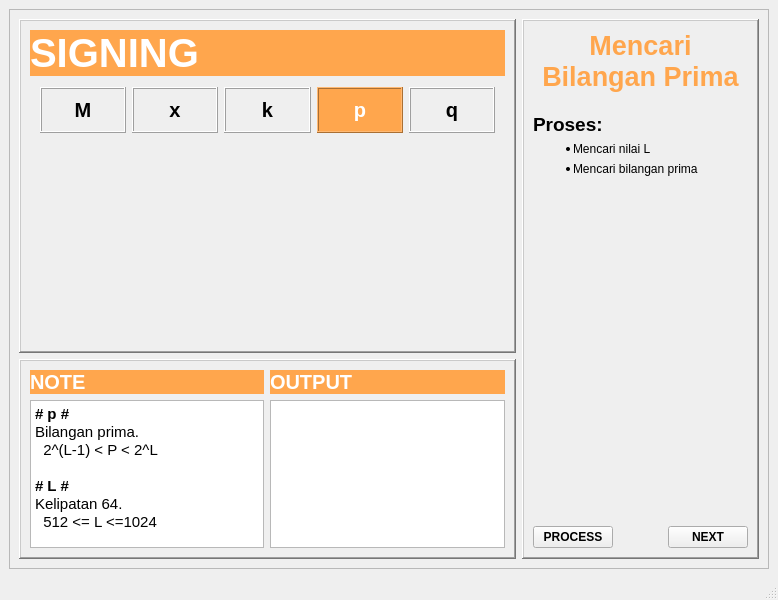
<?xml version="1.0" encoding="UTF-8"?>
<ui version="4.0">
 <class>MainWindow</class>
 <widget class="QMainWindow" name="MainWindow">
  <property name="geometry">
   <rect>
    <x>0</x>
    <y>0</y>
    <width>778</width>
    <height>600</height>
   </rect>
  </property>
  <property name="windowTitle">
   <string>Digital Signature</string>
  </property>
  <widget class="QWidget" name="centralwidget">
   <layout class="QGridLayout" name="gridLayout">
    <item row="0" column="0">
     <widget class="QFrame" name="frame">
      <property name="frameShape">
       <enum>QFrame::StyledPanel</enum>
      </property>
      <property name="frameShadow">
       <enum>QFrame::Raised</enum>
      </property>
      <layout class="QGridLayout" name="gridLayout_5">
       <item row="0" column="0">
        <layout class="QHBoxLayout" name="horizontalLayout_3">
         <item>
          <layout class="QVBoxLayout" name="verticalLayout_6">
           <item>
            <widget class="QFrame" name="frame_signing">
             <property name="frameShape">
              <enum>QFrame::WinPanel</enum>
             </property>
             <property name="frameShadow">
              <enum>QFrame::Raised</enum>
             </property>
             <layout class="QGridLayout" name="gridLayout_4">
              <item row="1" column="1">
               <layout class="QVBoxLayout" name="verticalLayout_5">
                <item>
                 <widget class="QLabel" name="signing">
                  <property name="font">
                   <font>
                    <pointsize>30</pointsize>
                    <weight>75</weight>
                    <bold>true</bold>
                   </font>
                  </property>
                  <property name="styleSheet">
                   <string notr="true">background-color: rgb(255, 166, 77);
color: rgb(255, 255, 255);</string>
                  </property>
                  <property name="text">
                   <string>SIGNING</string>
                  </property>
                  <property name="scaledContents">
                   <bool>false</bool>
                  </property>
                  <property name="margin">
                   <number>10</number>
                  </property>
                 </widget>
                </item>
                <item>
                 <layout class="QVBoxLayout" name="verticalLayout_3">
                  <property name="topMargin">
                   <number>0</number>
                  </property>
                  <item>
                   <layout class="QHBoxLayout" name="horizontalLayout_5">
                    <property name="leftMargin">
                     <number>10</number>
                    </property>
                    <property name="topMargin">
                     <number>5</number>
                    </property>
                    <property name="rightMargin">
                     <number>10</number>
                    </property>
                    <property name="bottomMargin">
                     <number>5</number>
                    </property>
                    <item>
                     <widget class="QFrame" name="frame_m">
                      <property name="styleSheet">
                       <string notr="true"/>
                      </property>
                      <property name="frameShape">
                       <enum>QFrame::Box</enum>
                      </property>
                      <property name="frameShadow">
                       <enum>QFrame::Raised</enum>
                      </property>
                      <layout class="QGridLayout" name="gridLayout_7">
                       <item row="0" column="0">
                        <widget class="QLabel" name="label_m">
                         <property name="font">
                          <font>
                           <pointsize>15</pointsize>
                           <weight>75</weight>
                           <bold>true</bold>
                          </font>
                         </property>
                         <property name="autoFillBackground">
                          <bool>false</bool>
                         </property>
                         <property name="styleSheet">
                          <string notr="true"/>
                         </property>
                         <property name="frameShape">
                          <enum>QFrame::NoFrame</enum>
                         </property>
                         <property name="text">
                          <string>M</string>
                         </property>
                         <property name="alignment">
                          <set>Qt::AlignCenter</set>
                         </property>
                         <property name="wordWrap">
                          <bool>false</bool>
                         </property>
                        </widget>
                       </item>
                      </layout>
                     </widget>
                    </item>
                    <item>
                     <widget class="QFrame" name="frame_x">
                      <property name="frameShape">
                       <enum>QFrame::Box</enum>
                      </property>
                      <property name="frameShadow">
                       <enum>QFrame::Raised</enum>
                      </property>
                      <layout class="QGridLayout" name="gridLayout_8">
                       <item row="0" column="0">
                        <widget class="QLabel" name="label_x">
                         <property name="font">
                          <font>
                           <pointsize>15</pointsize>
                           <weight>75</weight>
                           <bold>true</bold>
                          </font>
                         </property>
                         <property name="autoFillBackground">
                          <bool>false</bool>
                         </property>
                         <property name="frameShape">
                          <enum>QFrame::NoFrame</enum>
                         </property>
                         <property name="text">
                          <string>x</string>
                         </property>
                         <property name="alignment">
                          <set>Qt::AlignCenter</set>
                         </property>
                         <property name="wordWrap">
                          <bool>false</bool>
                         </property>
                        </widget>
                       </item>
                      </layout>
                     </widget>
                    </item>
                    <item>
                     <widget class="QFrame" name="frame_k">
                      <property name="frameShape">
                       <enum>QFrame::Box</enum>
                      </property>
                      <property name="frameShadow">
                       <enum>QFrame::Raised</enum>
                      </property>
                      <layout class="QGridLayout" name="gridLayout_9">
                       <item row="0" column="0">
                        <widget class="QLabel" name="label_k">
                         <property name="font">
                          <font>
                           <pointsize>15</pointsize>
                           <weight>75</weight>
                           <bold>true</bold>
                          </font>
                         </property>
                         <property name="autoFillBackground">
                          <bool>false</bool>
                         </property>
                         <property name="frameShape">
                          <enum>QFrame::NoFrame</enum>
                         </property>
                         <property name="text">
                          <string>k</string>
                         </property>
                         <property name="alignment">
                          <set>Qt::AlignCenter</set>
                         </property>
                         <property name="wordWrap">
                          <bool>false</bool>
                         </property>
                        </widget>
                       </item>
                      </layout>
                     </widget>
                    </item>
                    <item>
                     <widget class="QFrame" name="frame_q">
                      <property name="styleSheet">
                       <string notr="true">background-color: rgb(255, 166, 77);</string>
                      </property>
                      <property name="frameShape">
                       <enum>QFrame::Box</enum>
                      </property>
                      <property name="frameShadow">
                       <enum>QFrame::Raised</enum>
                      </property>
                      <layout class="QGridLayout" name="gridLayout_10">
                       <item row="0" column="0">
                        <widget class="QLabel" name="label_p">
                         <property name="font">
                          <font>
                           <pointsize>15</pointsize>
                           <weight>75</weight>
                           <bold>true</bold>
                          </font>
                         </property>
                         <property name="autoFillBackground">
                          <bool>false</bool>
                         </property>
                         <property name="styleSheet">
                          <string notr="true">color: rgb(255, 255, 255);</string>
                         </property>
                         <property name="frameShape">
                          <enum>QFrame::NoFrame</enum>
                         </property>
                         <property name="text">
                          <string>p</string>
                         </property>
                         <property name="alignment">
                          <set>Qt::AlignCenter</set>
                         </property>
                         <property name="wordWrap">
                          <bool>false</bool>
                         </property>
                        </widget>
                       </item>
                      </layout>
                     </widget>
                    </item>
                    <item>
                     <widget class="QFrame" name="frame_p">
                      <property name="frameShape">
                       <enum>QFrame::Box</enum>
                      </property>
                      <property name="frameShadow">
                       <enum>QFrame::Raised</enum>
                      </property>
                      <layout class="QGridLayout" name="gridLayout_11">
                       <item row="0" column="0">
                        <widget class="QLabel" name="label_q">
                         <property name="font">
                          <font>
                           <pointsize>15</pointsize>
                           <weight>75</weight>
                           <bold>true</bold>
                          </font>
                         </property>
                         <property name="autoFillBackground">
                          <bool>false</bool>
                         </property>
                         <property name="frameShape">
                          <enum>QFrame::NoFrame</enum>
                         </property>
                         <property name="text">
                          <string>q</string>
                         </property>
                         <property name="alignment">
                          <set>Qt::AlignCenter</set>
                         </property>
                         <property name="wordWrap">
                          <bool>false</bool>
                         </property>
                        </widget>
                       </item>
                      </layout>
                     </widget>
                    </item>
                   </layout>
                  </item>
                  <item>
                   <spacer name="verticalSpacer_signing">
                    <property name="orientation">
                     <enum>Qt::Vertical</enum>
                    </property>
                    <property name="sizeHint" stdset="0">
                     <size>
                      <width>20</width>
                      <height>40</height>
                     </size>
                    </property>
                   </spacer>
                  </item>
                 </layout>
                </item>
               </layout>
              </item>
             </layout>
            </widget>
           </item>
           <item>
            <widget class="QFrame" name="frame_output">
             <property name="maximumSize">
              <size>
               <width>16777215</width>
               <height>200</height>
              </size>
             </property>
             <property name="frameShape">
              <enum>QFrame::WinPanel</enum>
             </property>
             <property name="frameShadow">
              <enum>QFrame::Raised</enum>
             </property>
             <layout class="QGridLayout" name="gridLayout_3">
              <item row="0" column="0">
               <layout class="QHBoxLayout" name="horizontalLayout">
                <item>
                 <layout class="QVBoxLayout" name="verticalLayout">
                  <item>
                   <widget class="QLabel" name="note">
                    <property name="font">
                     <font>
                      <pointsize>15</pointsize>
                      <weight>75</weight>
                      <bold>true</bold>
                     </font>
                    </property>
                    <property name="styleSheet">
                     <string notr="true">background-color: rgb(255, 166, 77);
color: rgb(255, 255, 255);</string>
                    </property>
                    <property name="text">
                     <string>NOTE</string>
                    </property>
                    <property name="margin">
                     <number>10</number>
                    </property>
                   </widget>
                  </item>
                  <item>
                   <widget class="QTextBrowser" name="isi_note">
                    <property name="html">
                     <string>&lt;!DOCTYPE HTML PUBLIC &quot;-//W3C//DTD HTML 4.0//EN&quot; &quot;http://www.w3.org/TR/REC-html40/strict.dtd&quot;&gt;
&lt;html&gt;&lt;head&gt;&lt;meta name=&quot;qrichtext&quot; content=&quot;1&quot; /&gt;&lt;style type=&quot;text/css&quot;&gt;
p, li { white-space: pre-wrap; }
&lt;/style&gt;&lt;/head&gt;&lt;body style=&quot; font-family:'Ubuntu'; font-size:11pt; font-weight:400; font-style:normal;&quot;&gt;
&lt;p style=&quot; margin-top:0px; margin-bottom:0px; margin-left:0px; margin-right:0px; -qt-block-indent:0; text-indent:0px;&quot;&gt;&lt;span style=&quot; font-weight:600;&quot;&gt;# p #&lt;/span&gt;&lt;/p&gt;
&lt;p style=&quot; margin-top:0px; margin-bottom:0px; margin-left:0px; margin-right:0px; -qt-block-indent:0; text-indent:0px;&quot;&gt;Bilangan prima.&lt;/p&gt;
&lt;p style=&quot; margin-top:0px; margin-bottom:0px; margin-left:0px; margin-right:0px; -qt-block-indent:0; text-indent:0px;&quot;&gt;  2^(L-1) &amp;lt; P &amp;lt; 2^L&lt;/p&gt;
&lt;p style=&quot;-qt-paragraph-type:empty; margin-top:0px; margin-bottom:0px; margin-left:0px; margin-right:0px; -qt-block-indent:0; text-indent:0px;&quot;&gt;&lt;br /&gt;&lt;/p&gt;
&lt;p style=&quot; margin-top:0px; margin-bottom:0px; margin-left:0px; margin-right:0px; -qt-block-indent:0; text-indent:0px;&quot;&gt;&lt;span style=&quot; font-weight:600;&quot;&gt;# L #&lt;/span&gt;&lt;/p&gt;
&lt;p style=&quot; margin-top:0px; margin-bottom:0px; margin-left:0px; margin-right:0px; -qt-block-indent:0; text-indent:0px;&quot;&gt;Kelipatan 64.&lt;/p&gt;
&lt;p style=&quot; margin-top:0px; margin-bottom:0px; margin-left:0px; margin-right:0px; -qt-block-indent:0; text-indent:0px;&quot;&gt;  512 &amp;lt;= L &amp;lt;=1024&lt;/p&gt;&lt;/body&gt;&lt;/html&gt;</string>
                    </property>
                   </widget>
                  </item>
                 </layout>
                </item>
                <item>
                 <layout class="QVBoxLayout" name="verticalLayout_4">
                  <item>
                   <widget class="QLabel" name="output">
                    <property name="font">
                     <font>
                      <pointsize>15</pointsize>
                      <weight>75</weight>
                      <bold>true</bold>
                     </font>
                    </property>
                    <property name="styleSheet">
                     <string notr="true">background-color: rgb(255, 166, 77);
color: rgb(255, 255, 255);</string>
                    </property>
                    <property name="text">
                     <string>OUTPUT</string>
                    </property>
                    <property name="margin">
                     <number>10</number>
                    </property>
                   </widget>
                  </item>
                  <item>
                   <widget class="QTextBrowser" name="nilai_output"/>
                  </item>
                 </layout>
                </item>
               </layout>
              </item>
             </layout>
            </widget>
           </item>
          </layout>
         </item>
         <item>
          <widget class="QFrame" name="frame_input">
           <property name="maximumSize">
            <size>
             <width>280</width>
             <height>16777215</height>
            </size>
           </property>
           <property name="frameShape">
            <enum>QFrame::WinPanel</enum>
           </property>
           <property name="frameShadow">
            <enum>QFrame::Raised</enum>
           </property>
           <layout class="QGridLayout" name="gridLayout_2">
            <item row="0" column="0">
             <layout class="QVBoxLayout" name="verticalLayout_7">
              <item>
               <widget class="QLabel" name="label_judul">
                <property name="font">
                 <font>
                  <pointsize>20</pointsize>
                  <weight>75</weight>
                  <italic>false</italic>
                  <bold>true</bold>
                  <underline>false</underline>
                 </font>
                </property>
                <property name="styleSheet">
                 <string notr="true">color: rgb(255, 166, 77);</string>
                </property>
                <property name="text">
                 <string>Mencari Bilangan Prima</string>
                </property>
                <property name="alignment">
                 <set>Qt::AlignCenter</set>
                </property>
                <property name="wordWrap">
                 <bool>true</bool>
                </property>
                <property name="margin">
                 <number>10</number>
                </property>
               </widget>
              </item>
              <item>
               <layout class="QVBoxLayout" name="verticalLayout_2">
                <property name="leftMargin">
                 <number>0</number>
                </property>
                <property name="topMargin">
                 <number>15</number>
                </property>
                <property name="rightMargin">
                 <number>0</number>
                </property>
                <item>
                 <widget class="QLabel" name="label_5">
                  <property name="font">
                   <font>
                    <pointsize>14</pointsize>
                    <weight>75</weight>
                    <bold>true</bold>
                   </font>
                  </property>
                  <property name="text">
                   <string>Proses:</string>
                  </property>
                 </widget>
                </item>
                <item>
                 <widget class="QLabel" name="label">
                  <property name="text">
                   <string>&lt;ul&gt; 
   &lt;li&gt;Mencari nilai L&lt;/li&gt;
&lt;/ul&gt;</string>
                  </property>
                 </widget>
                </item>
                <item>
                 <widget class="QLabel" name="label_2">
                  <property name="text">
                   <string>&lt;ul&gt; 
   &lt;li&gt;Mencari bilangan prima&lt;/li&gt;
&lt;/ul&gt;</string>
                  </property>
                 </widget>
                </item>
               </layout>
              </item>
              <item>
               <spacer name="verticalSpacer">
                <property name="orientation">
                 <enum>Qt::Vertical</enum>
                </property>
                <property name="sizeHint" stdset="0">
                 <size>
                  <width>20</width>
                  <height>40</height>
                 </size>
                </property>
               </spacer>
              </item>
              <item>
               <layout class="QHBoxLayout" name="horizontalLayout_4">
                <item>
                 <widget class="QPushButton" name="btn_process">
                  <property name="font">
                   <font>
                    <weight>75</weight>
                    <bold>true</bold>
                   </font>
                  </property>
                  <property name="text">
                   <string>PROCESS</string>
                  </property>
                 </widget>
                </item>
                <item>
                 <spacer name="horizontalSpacer_2">
                  <property name="orientation">
                   <enum>Qt::Horizontal</enum>
                  </property>
                  <property name="sizeHint" stdset="0">
                   <size>
                    <width>40</width>
                    <height>20</height>
                   </size>
                  </property>
                 </spacer>
                </item>
                <item>
                 <widget class="QPushButton" name="btn_next">
                  <property name="font">
                   <font>
                    <weight>75</weight>
                    <bold>true</bold>
                   </font>
                  </property>
                  <property name="cursor">
                   <cursorShape>SizeHorCursor</cursorShape>
                  </property>
                  <property name="text">
                   <string>NEXT</string>
                  </property>
                  <property name="autoDefault">
                   <bool>false</bool>
                  </property>
                  <property name="default">
                   <bool>false</bool>
                  </property>
                  <property name="flat">
                   <bool>false</bool>
                  </property>
                 </widget>
                </item>
               </layout>
              </item>
             </layout>
            </item>
           </layout>
          </widget>
         </item>
        </layout>
       </item>
      </layout>
      <zorder></zorder>
     </widget>
    </item>
   </layout>
  </widget>
  <widget class="QMenuBar" name="menubar">
   <property name="geometry">
    <rect>
     <x>0</x>
     <y>0</y>
     <width>778</width>
     <height>25</height>
    </rect>
   </property>
  </widget>
  <widget class="QStatusBar" name="statusbar"/>
 </widget>
 <resources/>
 <connections/>
</ui>
